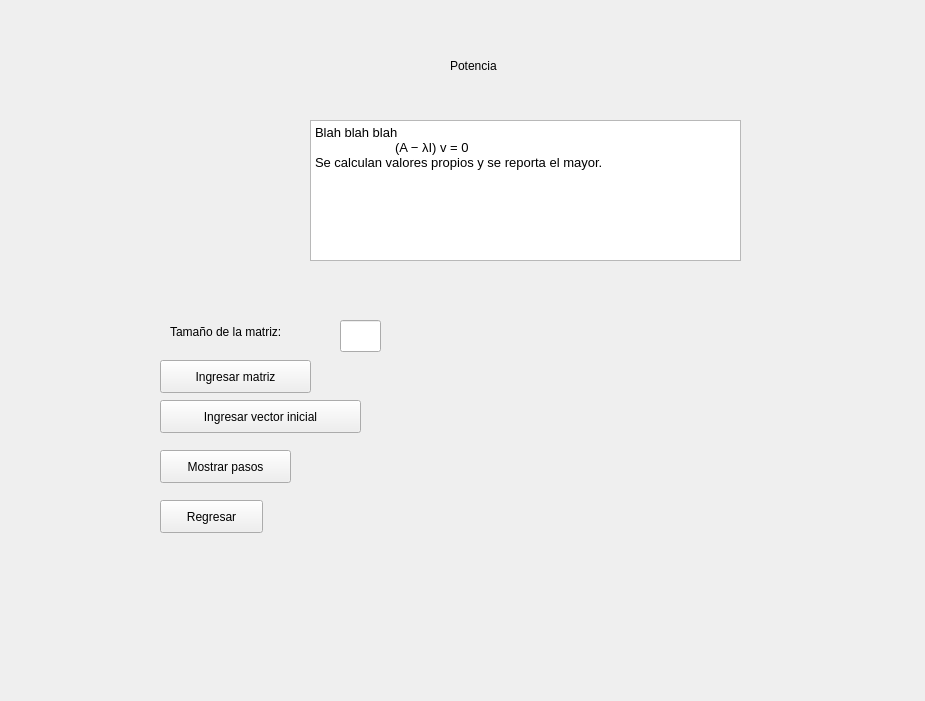
<?xml version="1.0" encoding="UTF-8"?>
<ui version="4.0">
 <class>Form</class>
 <widget class="QWidget" name="Form">
  <property name="geometry">
   <rect>
    <x>0</x>
    <y>0</y>
    <width>925</width>
    <height>701</height>
   </rect>
  </property>
  <property name="windowTitle">
   <string>Form</string>
  </property>
  <widget class="QPushButton" name="pasosButton">
   <property name="geometry">
    <rect>
     <x>160</x>
     <y>450</y>
     <width>131</width>
     <height>33</height>
    </rect>
   </property>
   <property name="text">
    <string>Mostrar pasos</string>
   </property>
  </widget>
  <widget class="QPushButton" name="matButton">
   <property name="geometry">
    <rect>
     <x>160</x>
     <y>360</y>
     <width>151</width>
     <height>33</height>
    </rect>
   </property>
   <property name="text">
    <string>Ingresar matriz</string>
   </property>
  </widget>
  <widget class="QPushButton" name="unidad5Button">
   <property name="geometry">
    <rect>
     <x>160</x>
     <y>500</y>
     <width>103</width>
     <height>33</height>
    </rect>
   </property>
   <property name="text">
    <string>Regresar</string>
   </property>
  </widget>
  <widget class="QLineEdit" name="tamEdit">
   <property name="geometry">
    <rect>
     <x>340</x>
     <y>320</y>
     <width>41</width>
     <height>32</height>
    </rect>
   </property>
   <property name="text">
    <string/>
   </property>
  </widget>
  <widget class="QLabel" name="label">
   <property name="geometry">
    <rect>
     <x>450</x>
     <y>30</y>
     <width>91</width>
     <height>71</height>
    </rect>
   </property>
   <property name="text">
    <string>Potencia</string>
   </property>
  </widget>
  <widget class="QTextEdit" name="textEdit">
   <property name="geometry">
    <rect>
     <x>310</x>
     <y>120</y>
     <width>431</width>
     <height>141</height>
    </rect>
   </property>
   <property name="html">
    <string>&lt;!DOCTYPE HTML PUBLIC &quot;-//W3C//DTD HTML 4.0//EN&quot; &quot;http://www.w3.org/TR/REC-html40/strict.dtd&quot;&gt;
&lt;html&gt;&lt;head&gt;&lt;meta name=&quot;qrichtext&quot; content=&quot;1&quot; /&gt;&lt;style type=&quot;text/css&quot;&gt;
p, li { white-space: pre-wrap; }
&lt;/style&gt;&lt;/head&gt;&lt;body style=&quot; font-family:'Ubuntu Bold'; font-size:10pt; font-weight:400; font-style:normal;&quot;&gt;
&lt;p style=&quot; margin-top:0px; margin-bottom:0px; margin-left:0px; margin-right:0px; -qt-block-indent:0; text-indent:0px;&quot;&gt;Blah blah blah&lt;/p&gt;
&lt;p style=&quot; margin-top:0px; margin-bottom:0px; margin-left:0px; margin-right:0px; -qt-block-indent:0; text-indent:0px;&quot;&gt;	(A − λI) v = 0&lt;/p&gt;
&lt;p style=&quot; margin-top:0px; margin-bottom:0px; margin-left:0px; margin-right:0px; -qt-block-indent:0; text-indent:0px;&quot;&gt;Se calculan valores propios y se reporta el mayor.&lt;/p&gt;
&lt;p style=&quot;-qt-paragraph-type:empty; margin-top:0px; margin-bottom:0px; margin-left:0px; margin-right:0px; -qt-block-indent:0; text-indent:0px;&quot;&gt;&lt;br /&gt;&lt;/p&gt;&lt;/body&gt;&lt;/html&gt;</string>
   </property>
  </widget>
  <widget class="QLabel" name="label_2">
   <property name="geometry">
    <rect>
     <x>170</x>
     <y>320</y>
     <width>171</width>
     <height>24</height>
    </rect>
   </property>
   <property name="text">
    <string>Tamaño de la matriz:</string>
   </property>
  </widget>
  <widget class="QPushButton" name="vecButton">
   <property name="geometry">
    <rect>
     <x>160</x>
     <y>400</y>
     <width>201</width>
     <height>33</height>
    </rect>
   </property>
   <property name="text">
    <string>Ingresar vector inicial</string>
   </property>
  </widget>
 </widget>
 <resources/>
 <connections/>
</ui>
